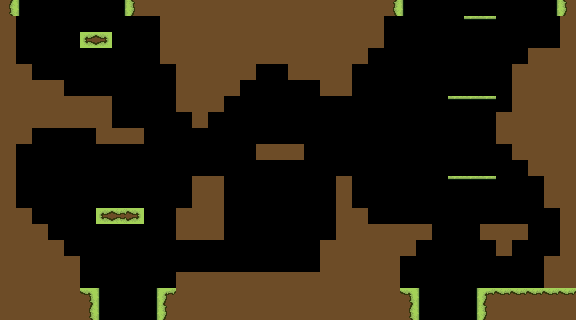

Rendered tile map (Tiled .tmx) drawn with the repository's tilesets; below, a short description and the map source with its tile grids summarised:
An orthogonal 36x20 tile map with 16x16 px tiles, 8 tile layers (Background, Floorground, Floorground trim, Walls, ...), 3 tilesets.

<map version="1.8" tiledversion="1.8.4" orientation="orthogonal" renderorder="right-down" width="36" height="20" tilewidth="16" tileheight="16" infinite="0" nextlayerid="9" nextobjectid="1">
 <tileset firstgid="1" source="../Tilesheets/tilesheet-Forest01.tsx" />
 <tileset firstgid="177" source="../Tilesheets/FORESTSHEET.tsx" />
 <tileset firstgid="241" source="../Tilesheets/forest-floorset.tsx" />
 <layer id="1" name="Background" width="36" height="20">
  <properties>
   <property name="unity:SortingLayer" value="Background" />
   <property name="unity:SortingOrder" type="int" value="-13" />
  </properties>
  <data>[720 cells, 0 non-empty, 0 distinct tile ids]</data>
 </layer>
 <layer id="7" name="Floorground" width="36" height="20">
  <properties>
   <property name="unity:SortingLayer" value="Environment" />
   <property name="unity:SortingOrder" type="int" value="-12" />
  </properties>
  <data>[720 cells, 0 non-empty, 0 distinct tile ids]</data>
 </layer>
 <layer id="2" name="Floorground trim" width="36" height="20">
  <properties>
   <property name="unity:SortingLayer" value="Environment" />
   <property name="unity:SortingOrder" type="int" value="-11" />
  </properties>
  <data>[720 cells, 0 non-empty, 0 distinct tile ids]</data>
 </layer>
 <layer id="8" name="Walls" width="36" height="20">
  <properties>
   <property name="unity:Layer" value="Wall" />
   <property name="unity:SortingLayer" value="Environment" />
   <property name="unity:SortingOrder" type="int" value="-10" />
  </properties>
  <data>[720 cells, 12 non-empty, 1 distinct tile ids]</data>
 </layer>
 <layer id="3" name="Floor" width="36" height="20">
  <properties>
   <property name="unity:Layer" value="Ground" />
   <property name="unity:SortingLayer" value="Environment" />
   <property name="unity:SortingOrder" type="int" value="-10" />
  </properties>
  <data>[720 cells, 288 non-empty, 5 distinct tile ids]</data>
 </layer>
 <layer id="4" name="Platforms" width="36" height="20">
  <properties>
   <property name="unity:Layer" value="Ground" />
   <property name="unity:SortingLayer" value="Environment" />
   <property name="unity:SortingOrder" type="int" value="-10" />
   <property name="unity:Tag" value="Platform" />
  </properties>
  <data>[720 cells, 8 non-empty, 1 distinct tile ids]</data>
 </layer>
 <layer id="5" name="Decor" width="36" height="20">
  <properties>
   <property name="unity:SortingLayer" value="Environment" />
   <property name="unity:SortingOrder" type="int" value="-8" />
  </properties>
  <data>[720 cells, 0 non-empty, 0 distinct tile ids]</data>
 </layer>
 <layer id="6" name="Extra" width="36" height="20">
  <properties>
   <property name="unity:SortingLayer" value="Environment" />
   <property name="unity:SortingOrder" type="int" value="-6" />
  </properties>
  <data>[720 cells, 0 non-empty, 0 distinct tile ids]</data>
 </layer>
</map>